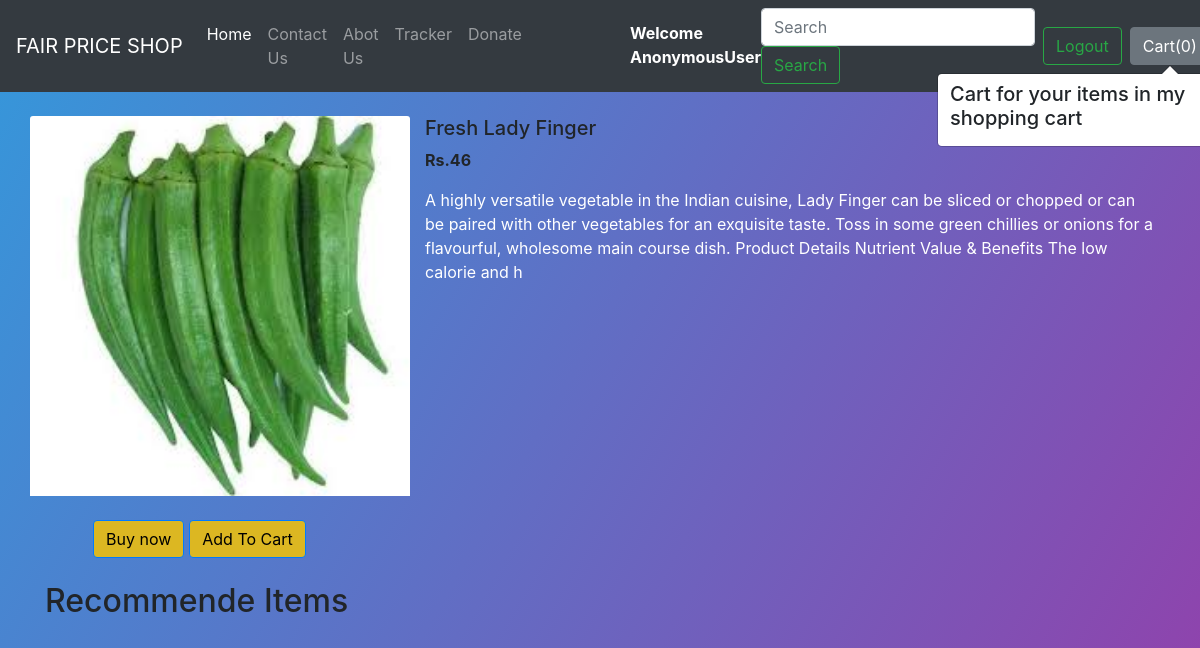
The page /shop/products/10 on the database its author committed.
### shop/models.py (models this page shows)
class Product(models.Model):
    product_id=models.AutoField
    product_name=models.CharField(max_length=50)
    category=models.CharField(max_length=50,default="")
    sub_category=models.CharField(max_length=50,default="")
    price=models.IntegerField(default=50)
    desc=models.CharField(max_length=3000)
    pub_date=models.DateField()
    image=models.ImageField(upload_to="shop/images",default="")
    def __str__(self):
        return self.product_name

### shop/views.py (the view)
# urls.py: path("products/<int:myid>",views.Prodview.as_view(),name='productview'),
class Prodview(View):
    def get(self,request,myid,*args,**kwargs):
        product = Product.objects.filter(id=myid)
        print(product)
        params = {"product": product[0]}
        return render(request, "shop/prodView.html", params)

### shop/templates/shop/prodView.html (shortened to what this page needs)
{% extends 'shop/basic.html' %}
{% block body %}
{% load static %}
<div class="container my-4">
    <div class="row">
        <div class="col-md-4">
            <div class="row">
                <img src='/media/{{product.image}}' class="card-img-top" alt="...">
            </div>
            <div class="row my-4 mx-5">
                <a href='/shop/buy/{{product.id}}'><button id="pr{{product.id}}" class="btn btn11 btn-primary buy">Buy now</button></a>
                <span id="divpr{{product.id}}" class="divpr">
                    <button class="btn btn11 btn-primary cart ">Add To Cart</button>
                </span>
            </div>
        </div>
        <div class="col-md-8">
            <h5 id="namepr">{{product.product_name}}</h5>
            <p><b>Rs.{{product.price}}</b></p>
            <p class="desc">{{product.desc}}</p>
        </div>
    </div>
    <h2>Recommende Items</h2>
</div>
{% endblock %}

### rows shown on the page
Product: image (picture), product_name "Fresh Lady Finger", price "46", desc "A highly versatile vegetable in the Indian cuisine, Lady Finger can be sliced or chopped or can be paired with other vegetables for an exquisite taste. Toss in some green chillies or onions for a flavourful, wholesome main course dish. Product Details Nutrient Value & Benefits The low calorie and h"

### other values the page prints
{{ request.user }} "AnonymousUser"
